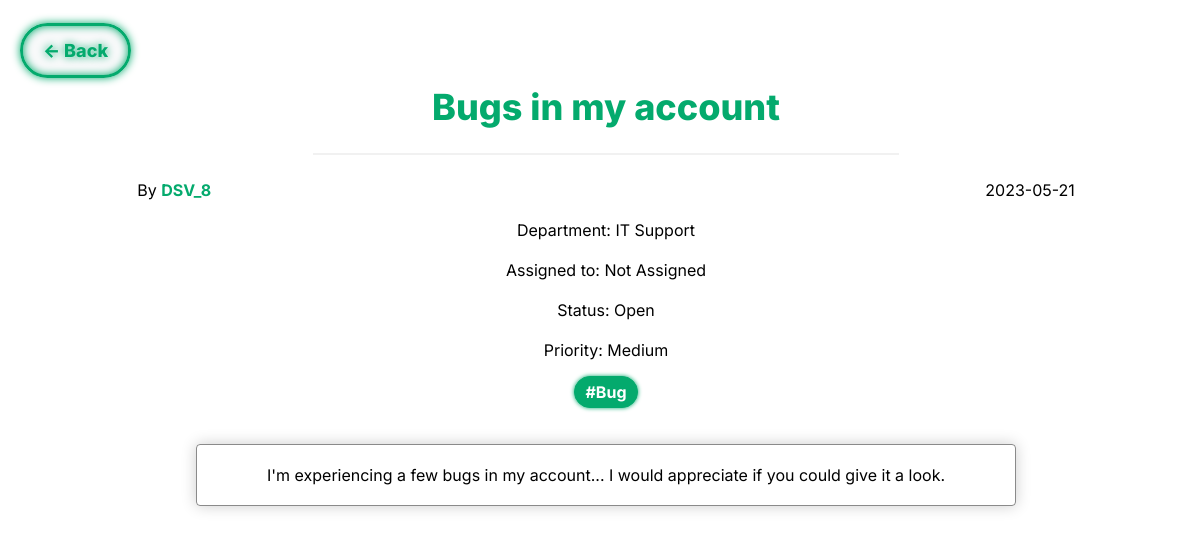
/pages/ticket.php?id=5 (signed in), run on an earlier commit of the app's database.
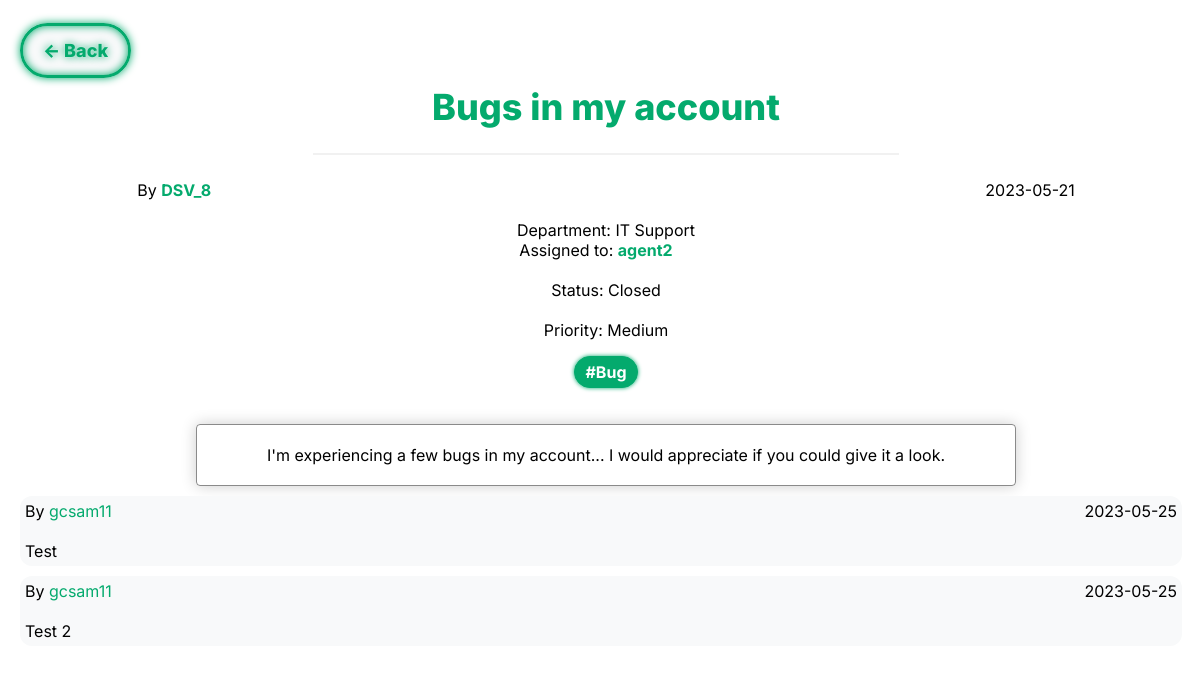
And on a later commit of the database.
### tables this page shows
CREATE TABLE TICKET (
    ticket_id INTEGER PRIMARY KEY AUTOINCREMENT,
    user_id INT NOT NULL,
    assigned_agent INT CHECK (assigned_agent <> user_id),
    department_id INT,
    title VARCHAR(255) NOT NULL,
    description VARCHAR(1000) NOT NULL,
    status VARCHAR(10) NOT NULL DEFAULT 'Open' CHECK (status = 'Open' OR status = 'Assigned' OR status = 'Closed'),
    priority VARCHAR(10) NOT NULL DEFAULT 'Low' CHECK (priority = 'Low' OR priority = 'Medium' OR priority = 'High'),
    date DATE NOT NULL,
    hashtag VARCHAR(255),
    FOREIGN KEY(user_id) REFERENCES USER(user_id) ON DELETE CASCADE ON UPDATE CASCADE,
    FOREIGN KEY(department_id) REFERENCES DEPARTMENT(department_id) ON DELETE CASCADE ON UPDATE CASCADE,
    FOREIGN KEY(assigned_agent) REFERENCES USER(user_id) ON DELETE CASCADE ON UPDATE CASCADE
);

CREATE TABLE USER (
    user_id INTEGER PRIMARY KEY AUTOINCREMENT,
    department_id INT,
    name VARCHAR(255) NOT NULL,
    username VARCHAR(8) NOT NULL UNIQUE,
    email VARCHAR(255) NOT NULL UNIQUE,
    password VARCHAR(255) NOT NULL,
    type VARCHAR(10) NOT NULL DEFAULT 'Client' CHECK (type = 'Agent' OR type = 'Admin' OR type = 'Client'),
    gender VARCHAR(10) DEFAULT 'None' CHECK(gender = 'Male' or gender = 'Female' or gender = 'Other' or gender = 'None'),
    FOREIGN KEY(department_id) REFERENCES DEPARTMENT(department_id) ON DELETE CASCADE ON UPDATE CASCADE
);

CREATE TABLE TICKET_ANSWER (
    ticket_answer_id INTEGER PRIMARY KEY AUTOINCREMENT,
    ticket_id INT NOT NULL,
    answer VARCHAR(1000) NOT NULL,
    date DATE NOT NULL,
    answer_id INT NOT NULL,
    FOREIGN KEY(ticket_id) REFERENCES TICKET(ticket_id) ON DELETE CASCADE ON UPDATE CASCADE,
    FOREIGN KEY(answer_id) REFERENCES USER(user_id) ON DELETE CASCADE ON UPDATE CASCADE
);

### database/fetchTicket.php (called while the page is built)
<?php
    include 'connection.php';
    if(!empty($_GET['id']) && is_numeric($_GET['id'])){
        $stmt = $db->prepare('SELECT * FROM Ticket WHERE ticket_id = :ticket_id');
        $stmt->bindParam(':ticket_id', $_GET['id']);
        $stmt->execute();
        $row3 = $stmt->fetch();
    }
    else{
        header('Location:../pages/all_tickets.php');
    }
?>

### database/fetchUser.php (called while the page is built, shortened)
<?php
    include 'connection.php';
    $stmt = $db -> prepare('SELECT * FROM User WHERE user_id = :user_id');
    $stmt -> bindParam(':user_id', $userid);
    $stmt -> execute();
    $row = $stmt -> fetch();
?>

### database/getTicketDepartment.php (called while the page is built)
<?php
    if(!empty($row3['department_id']) && is_numeric($row3['department_id'])){
        $stmt2 = $db -> prepare('SELECT name FROM Department WHERE department_id = :department_id');
        $stmt2 -> bindParam(':department_id', $row3['department_id']);
        $stmt2 -> execute();
        $row2 = $stmt2 -> fetch();
        $ticketdepartment = $row2['name'];
    }
    else{
        $ticketdepartment = 'Not Assigned';
    }
?>

### database/getAssignedAgent.php (called while the page is built)
<?php
    include 'connection.php';
    $stmt = $db->prepare('SELECT * FROM User WHERE user_id = :user_id');
    $stmt->bindParam(':user_id', $agentid);
    $stmt->execute();
    $assignedagent = $stmt->fetch();
?>

### pages/ticket.php (the view, shortened to what this page needs)
<?php
    include '../database/checkSession.php';
    include '../database/fetchTicket.php';
    $ticketid = $_GET['id'];
    $userid = $row3['user_id'];
    $status = $row3['status'];
    include '../database/fetchUser.php';
?>
<!DOCTYPE html>
<html>
<head>
	<link rel="stylesheet" href="../css/ticket.css">
</head>
    <body>
        <?php
        if(!empty($_GET['site'])){
            if($_GET['site'] == 'all_tickets'){
                echo '<a class="backbtn" href="../pages/all_tickets.php"> <- Back</a>';
            }
            else{
                echo '<a class="backbtn" href="../pages/my_tickets.php"> <- Back</a>';
            }
        }
        else{
            echo '<a class="backbtn" href="../pages/my_tickets.php"> <- Back</a>';
        }
        ?>
        <header>
            <h1><?php echo $row3['title'] ?></h1>
            <hr>
        </header>
        <div class="ticket_content">
            <div class="ticket_info">
                <div class="ticket_username_and_date">
                    <span class="ticket_username"> By <a class="ticket_username_link" href="../pages/profile_viewer.php?id=<?php echo $row3['user_id'] ?>"><?php echo $row['username'] ?></a> </span>
                    <span class="ticket_date"> <?php echo $row3['date'] ?> </span>
                </div>
                <br>
                <div class="ticket_more_info">
                    <?php
                        include '../database/getTicketDepartment.php';
                        echo '<div class="ticket_department"> Department: ' . $ticketdepartment;
                        echo '</div>';
                        echo '<div class="assigned_agent"';
                        if(!empty($row3['assigned_agent'])){
                            echo '<br>Assigned to: <a class="ticket_username_link" href="../pages/profile_viewer.php?id=' . $row3['assigned_agent'] . '">';
                            $agentid = $row3['assigned_agent'];
                            include '../database/getAssignedAgent.php';
                            echo $assignedagent['username'];
                            echo '</a>';
                        }
                        else{
                            echo '<br><br>Assigned to: Not Assigned';
                        }
                        echo '</div>';
                        echo '<br><div class="ticket_status"> Status: ' . $status;
                        echo '</div>';
                    ?>
                    <br>
                    <div class="priority">Priority: <?php echo $row3['priority'] ?></div>
                </div>
            </div>
            <div class="hashtag_container">
                <p id="hashtag">#<?php echo $row3['hashtag']; ?></p>
            </div>
            <br>
            <div class="ticket_description_container">
                <div class="ticket_description">
                    <?php echo $row3['description'] ?>
                </div>
            </div>
        </div>
        <div class="comments">
            <?php
                include '../database/getTicketComments.php';
            ?>
        </div><br>
    </body>
</html>

### database/getTicketComments.php
<?php
    include 'connection.php';
    $stmt = $db->prepare('SELECT * FROM TICKET_ANSWER WHERE ticket_id = :ticket_id');
    $stmt->bindParam(':ticket_id', $ticketid);
    $stmt->execute();
    $comment = $stmt->fetchAll();
    foreach($comment as $ticketcomment){
        $userid = $ticketcomment['answer_id'];
        include 'fetchUser.php';
        echo '<div class="ticket_comments"><div class="ticket_comment_username_and_date"><span> By <a class="ticket_comment_username" href="profile_viewer.php?'.$ticketcomment['answer_id']. '">' . $row['username'] . '</a></span>
        <span class="ticket_comment_date">'. $ticketcomment['date'] .'</span></div><br>
        <span class="ticket_comment_text">'. $ticketcomment['answer'] .'</span></div>';
    }
?>

What changed in the data, as far as the page shows it:
changed ticket "Bugs in my account": assigned_agent empty → 11 (drawn); status "Open" → "Closed"
now on this page (row edited): user: username "agent2"
added ticket_answer: answer.username "gcsam11", date "2023-05-25", answer "Test"
added ticket_answer: answer.username "gcsam11", date "2023-05-25", answer "Test 2"
Also different on the page:
text no longer shown: "Assigned to: Not Assigned"
text now shown: "Assigned to:"
